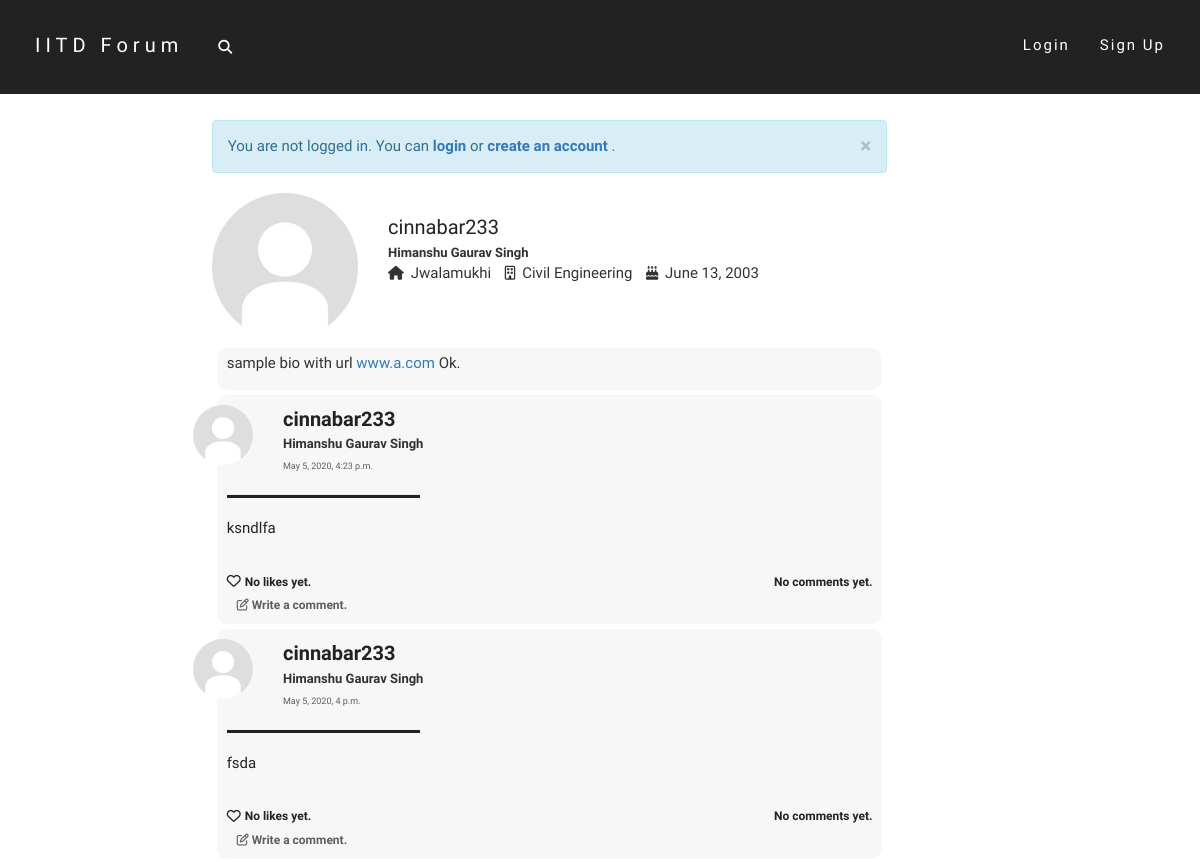
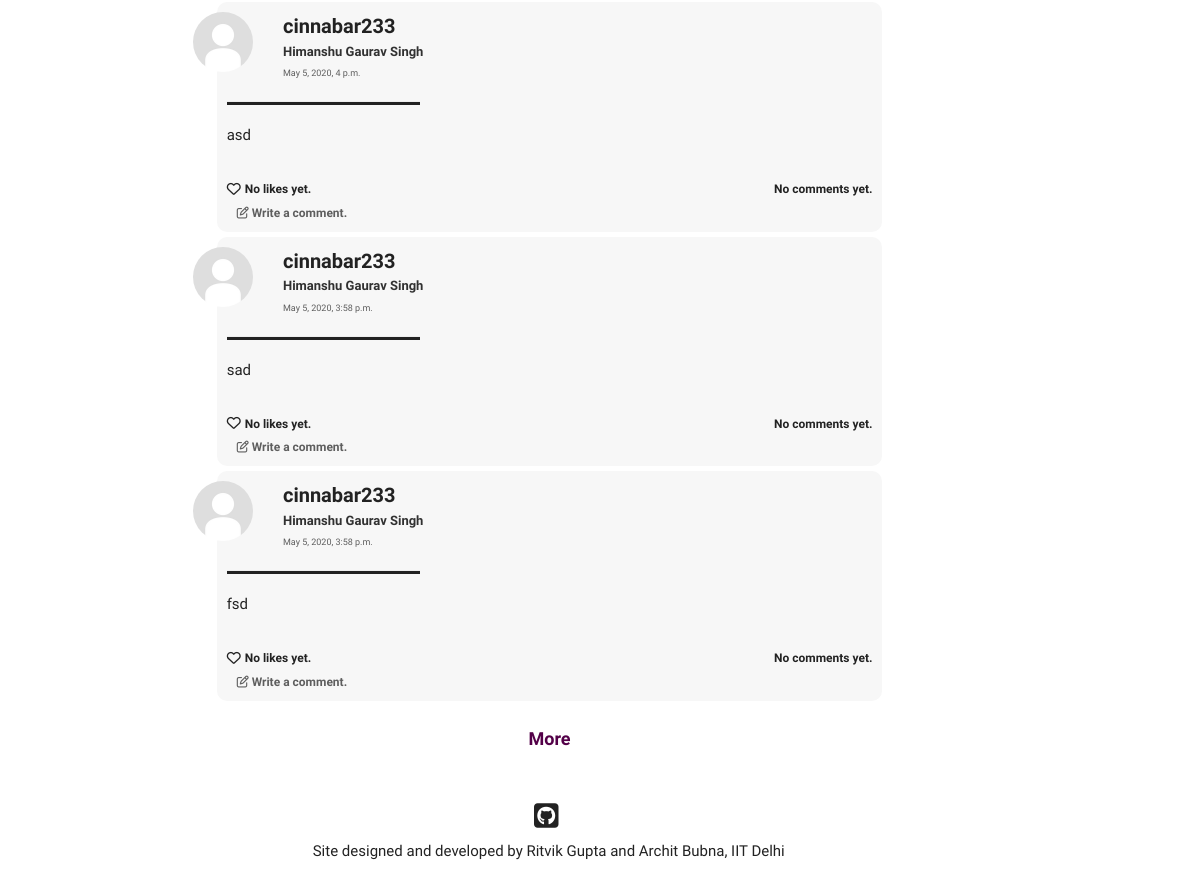
The page /users/cinnabar233/ on the database as committed earlier (2 pictures, top to bottom).
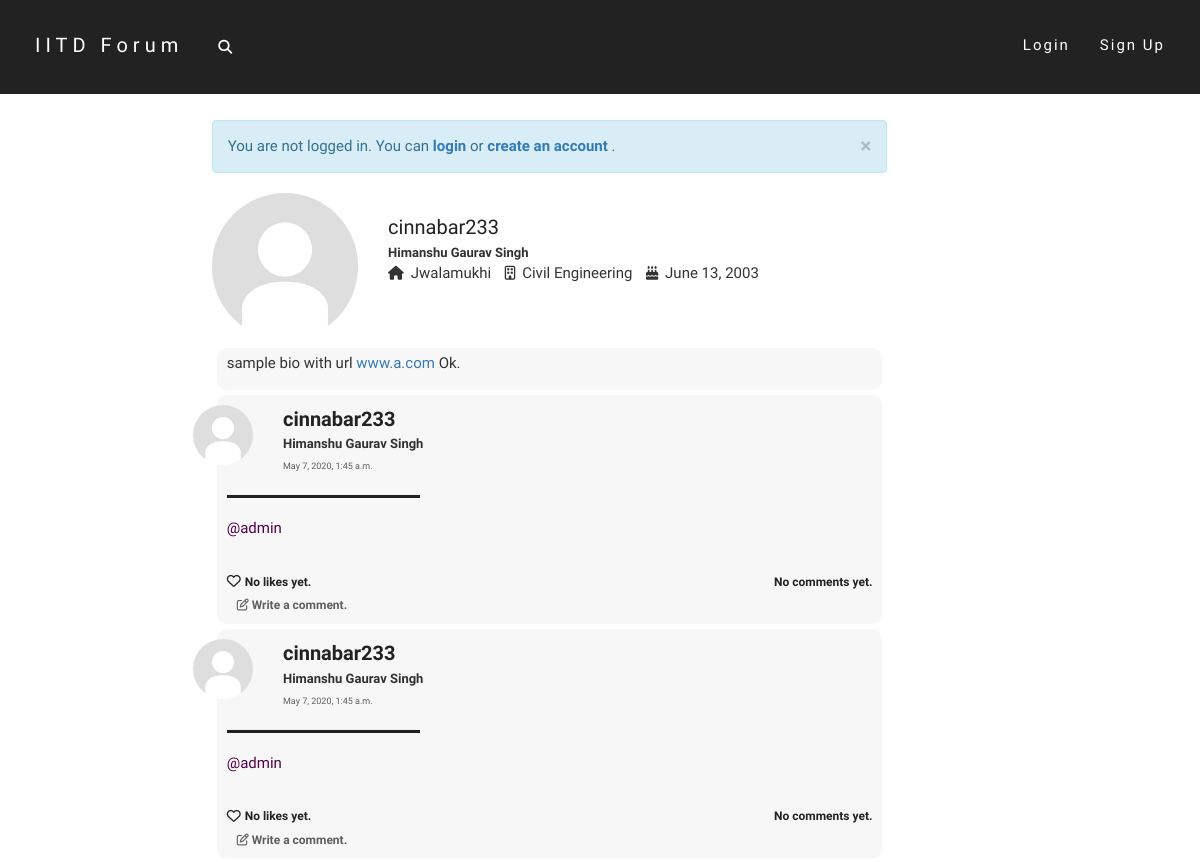
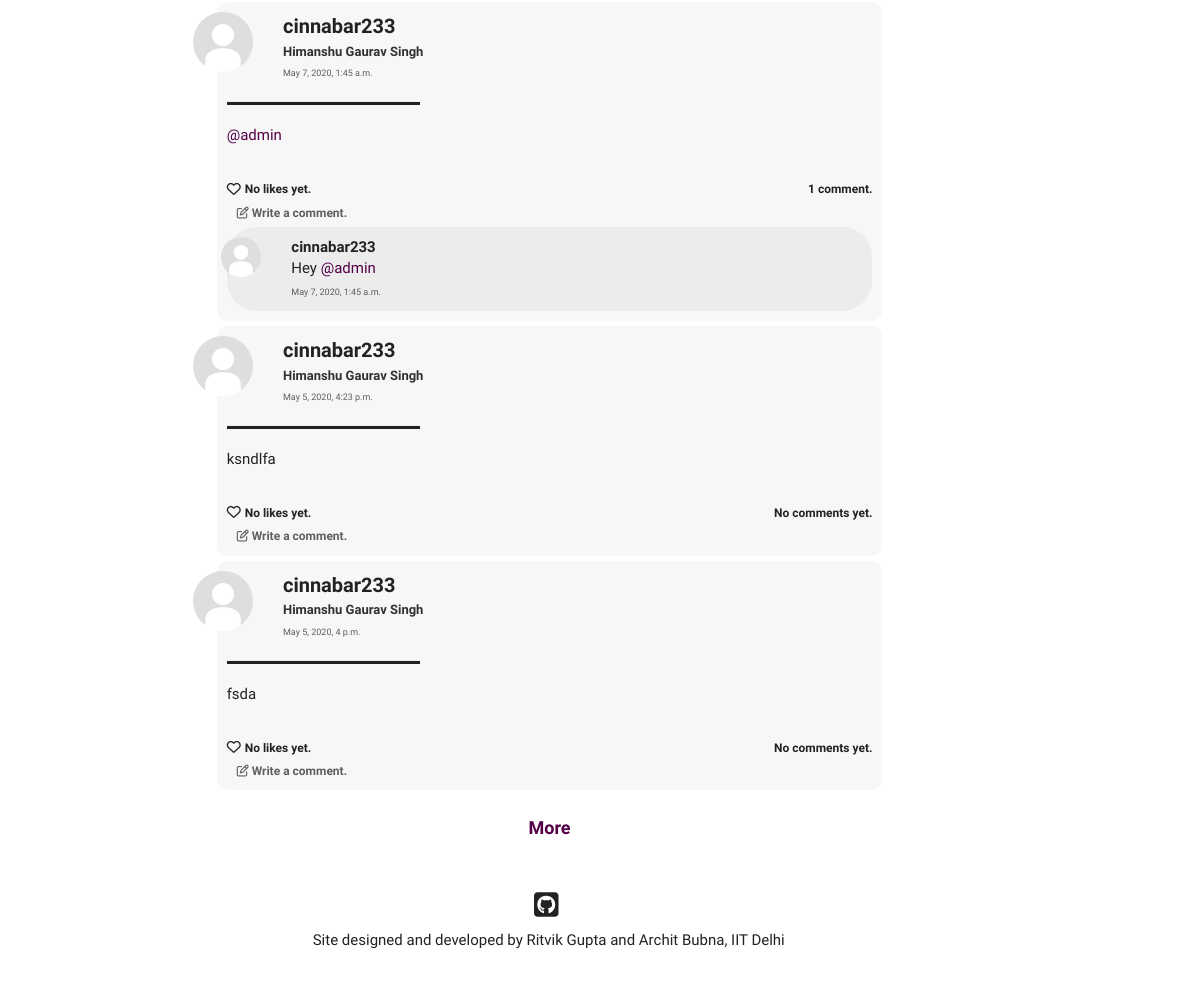
The same page on the database as committed later (2 pictures, top to bottom).
### post/models.py (models this page shows, shortened)
class Post(models.Model):
    text = models.TextField(max_length = 5000)
    author = models.ForeignKey(User, on_delete = models.CASCADE)
    pub_date = models.DateTimeField(default = timezone.now())

class Comment(models.Model):
    parent_post = models.ForeignKey(Post, on_delete = models.CASCADE)
    text = models.CharField(max_length = 500)
    author = models.ForeignKey(User, on_delete = models.CASCADE)
    pub_date = models.DateTimeField(default = timezone.now())

### users/models.py (models this page shows, shortened)
class Profile(models.Model):
    parent_user = models.OneToOneField(User, on_delete=models.CASCADE)
    date_of_birth = models.DateField()
    first_name = models.CharField(max_length=50)
    last_name = models.CharField(max_length=50)
    dept = models.CharField(max_length=100, default="None")
    hostel = models.CharField(max_length=100, default="None")
    image = models.ImageField(default='default.jpg',upload_to='profile-pics')
    bio = models.TextField(default='', max_length=200)
    def full_name(self):
        return self.first_name + ' ' + self.last_name

### users/views.py (the view)
# urls.py: path('<str:u_name>/', views.profile_view, name='profile_view'),
def profile_view(request, u_name):
    try:
        user = User.objects.get(username=u_name)
    except User.DoesNotExist:
        raise Http404("ERROR 404: User does not exist")
    posts = user.post_set.all().order_by('-pub_date')
    page = request.GET.get('page', 1)
    paginator = Paginator(posts, 5)
    try:
        posts_list = paginator.page(page)
    except PageNotAnInteger:
        posts_list = paginator.page(1)
    except EmptyPage:
        posts_list = paginator.page(paginator.num_pages)
    return render(request, 'users/profile.html', {'user': user, 'posts':posts_list, 'title': user.username})

### users/templates/users/profile.html (shortened to what the changed rows need)
{% extends "post/base.html" %}
{% load post_filters %}
{% block content %}
    <div class="infinite-container">
    {% for post in posts %}
    <div class="infinite-item">
        <div class="home-post-div"  id="post-{{ post.id }}-div">
            <div class="row">
                <div class="col-md-1">
                    <img class="img-circle profile-pic" width=60 height=60 src="{{ post.author.profile.image.url }}" alt="default.jpg">
                </div>
                <div class="col-md-10">
                    <font class="username-font">
                        <b>{{post.author.username}}</b>
                    </font>
                    <br>
                    <font class="name-font">
                        {{post.author.profile.full_name}}
                    </font>
                    <br>
                    <a href="{% url 'post:post_view' post.id %}" class="date-font">
                        {{post.pub_date}}
                    </a>
                </div>
                <div class="col-md-1 delete-div">
                </div>
            </div>
            <hr class="hr1" align="left">
            <font class="post-content-font">
                {% if 600 > post.text|linebreaks|length %}
                    <div class="content-div"> {{post.text|urlize|linebreaks|tagize|safe}} </div>
                {% endif %}
            </font>
            <br>
            <div class="like-wrapper">
                {% if request.user in post.postlike.likers.all %}
                    <div class="like-button-wrapper">
                        <i class="fa fa-heart liked like-button" aria-hidden="true" id="like{{ post.id }}" data-catid="{{ post.id }}"></i>
                    </div>
                    <a href="#" data-toggle="modal" data-target="#like-modal-{{post.id}}" target="_blank">
                        <div class="likes-count like-count-font" id="likes-count{{ post.id }}" data-catid="{{post.postlike.likers.count}}">
                            {% if post.postlike.likers.count == 1 %}
                                You liked this post.
                            {% elif post.postlike.likers.count == 2 %}
                                You and one other liked this post.
                            {% else %}
                                You and {{ post.postlike.likers.count|add:"-1" }} others liked this post.
                            {% endif %}
                        </div>
                    </a>
                {% else %}
                    <div class="like-button-wrapper">
                        {% if request.user.is_authenticated %}
                            <i class="fa fa-heart-o likes like-button" aria-hidden="true" id="like{{ post.id }}" data-catid="{{ post.id }}"></i>
                        {% else %}
                            <a href="{% url 'login' %}"><i class="fa fa-heart-o likes like-button" aria-hidden="true" id="like{{ post.id }}" data-catid="{{ post.id }}"></i></a>
                        {% endif %}
                    </div>
                    <a href="#" data-toggle="modal" data-target="#like-modal-{{post.id}}" target="_blank">
                        <div class="likes-count like-count-font" id="likes-count{{ post.id }}" data-catid="{{post.postlike.likers.count}}">
                            {% if post.postlike.likers.count == 0 %}
                                No likes yet.
                            {% elif post.postlike.likers.count == 1 %}
                                One person liked this post.
                            {% else %}
                                {{ post.postlike.likers.count }} people liked this post.
                            {% endif %}
                        </div>
                    </a>
                {% endif %}
                <div class="comments-count like-count-font">
                    {% if post.comment_set.all|length == 0 %}
                        No comments yet.
                    {% elif post.comment_set.all|length == 1 %}
                        1 comment.
                    {% else %}
                        {{post.comment_set.all|length}} comments.
                    {% endif %}
                </div>
            </div>
            {% if post.comment_set.all|length > 2 %}
                <div class="like-wrapper">
                    <div class="likes-count" style="margin-left: 10px;">
                        <a href="{% url 'post:post_view' post.id %}" class="more-comments-font">View all {{post.comment_set.all|length}} comments.</a>
                    </div>
                </div>
            {% else %}
                <div class="like-wrapper">
                    <div class="likes-count" style="margin-left: 10px;">
                        <a href="{% url 'post:post_view' post.id %}" class="more-comments-font"> <i class="fa fa-pencil-square-o" aria-hidden="true"> </i> Write a comment.</a>
                    </div>
                </div>
            {% endif %}
            {% for comment in post.comment_set.all|dictsortreversed:"pub_date"|slice:":2" %}
            <div id="comment-{{comment.id}}-div">
                <div class="comment-div">
                    <div class="row">
                        <div class="col-md-1">
                            <img class="img-circle profile-pic" width=40 height=40 src="{{ comment.author.profile.image.url }}" alt="default.jpg">
                        </div>
                        <div class="col-md-10 content-div">
                            <a href="{% url 'users:profile_view' comment.author.username %}" class="post-head">
                                <font class="comment-username-font">
                                        <b>{{comment.author.username}}</b>
                                    </a>
                                    {{comment.text|urlize|linebreaks|tagize|safe}}
                            <font class="date-font">
                                {{comment.pub_date}}
                            </font>
                        </div>
                        <div class="col-md-1 comment-delete-div">
                        </div>
                    </div>
                </div>
            </div>
            {% endfor %}
        </div>
    </div>
    {% endfor %}
    </div>
    {% if posts.has_next %}
        <br>
    {% endif %}
{% endblock content %}

Rows that differ between the two databases and show on the page:
no longer on this page (row unchanged): Post: author.profile.image (placeholder picture), author.username "cinnabar233", author.profile.full_name "Himanshu Gaurav Singh", pub_date "May 5, 2020, 4 p.m.", text|tagize "asd", shows "No likes yet.", shows "No comments yet.", shows "Write a comment."
no longer on this page (row unchanged): Post: author.profile.image (placeholder picture), author.username "cinnabar233", author.profile.full_name "Himanshu Gaurav Singh", pub_date "May 5, 2020, 3:58 p.m.", text|tagize "sad", shows "No likes yet.", shows "No comments yet.", shows "Write a comment."
no longer on this page (row unchanged): Post: author.profile.image (placeholder picture), author.username "cinnabar233", author.profile.full_name "Himanshu Gaurav Singh", pub_date "May 5, 2020, 3:58 p.m.", text|tagize "fsd", shows "No likes yet.", shows "No comments yet.", shows "Write a comment."
added Post: author.profile.image (placeholder picture), author.username "cinnabar233", author.profile.full_name "Himanshu Gaurav Singh", pub_date "May 7, 2020, 1:45 a.m.", text|tagize "@admin", shows "No likes yet.", shows "No comments yet.", shows "Write a comment."
added Post: author.profile.image (placeholder picture), author.username "cinnabar233", author.profile.full_name "Himanshu Gaurav Singh", pub_date "May 7, 2020, 1:45 a.m.", text|tagize "@admin", shows "No likes yet.", shows "No comments yet.", shows "Write a comment."
added Post: author.profile.image (placeholder picture), author.username "cinnabar233", author.profile.full_name "Himanshu Gaurav Singh", pub_date "May 7, 2020, 1:45 a.m.", text|tagize "@admin", shows "No likes yet.", shows "1 comment.", shows "Write a comment."
added Comment: author.profile.image (placeholder picture), author.username "cinnabar233", text|tagize "Hey @admin", pub_date "May 7, 2020, 1:45 a.m."
